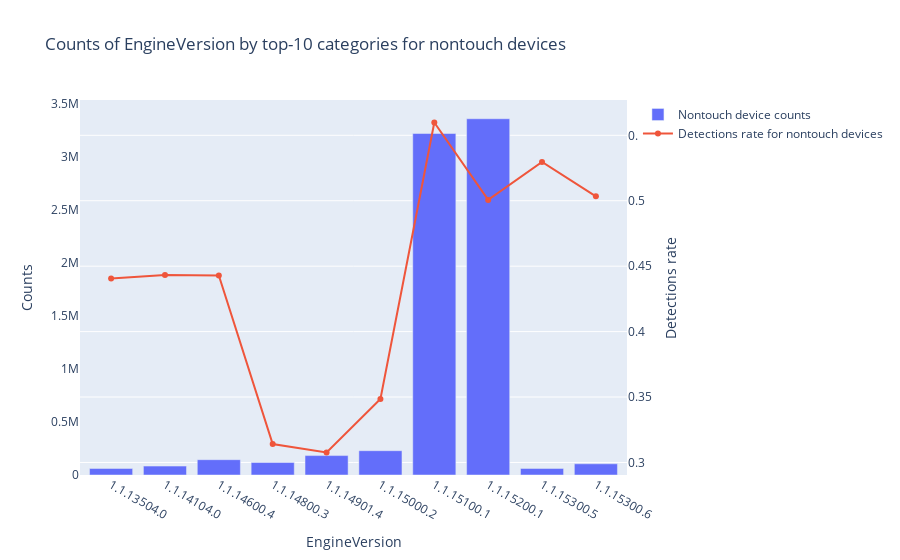
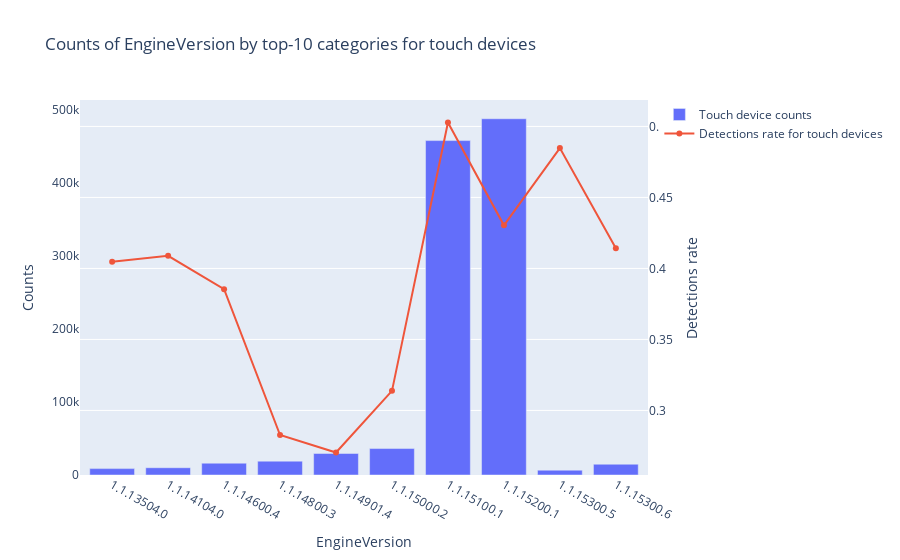

The notebook cell these images were saved under, in order:
### Markdown cell above
EngineVersion

### Code cell
plot_categorical_feature('EngineVersion', by_touch=True)

### Figure 1 — Plotly figure (JSON) as saved in the notebook; plotly's stock layout.template omitted (floating-point values rounded to 4 significant figures)
{"data": [{"name": "Nontouch device counts", "type": "bar", "x": ["1.1.13504.0", "1.1.14104.0", "1.1.14600.4", "1.1.14800.3", "1.1.14901.4", "1.1.15000.2", "1.1.15100.1", "1.1.15200.1", "1.1.15300.5", "1.1.15300.6"], "y": [61917, 83962, 144420, 117522, 182968, 229047, 3218411, 3357684, 62107, 105560]}, {"name": "Detections rate for nontouch devices", "type": "scatter", "x": ["1.1.13504.0", "1.1.14104.0", "1.1.14600.4", "1.1.14800.3", "1.1.14901.4", "1.1.15000.2", "1.1.15100.1", "1.1.15200.1", "1.1.15300.5", "1.1.15300.6"], "y": [0.4405, 0.4433, 0.443, 0.3141, 0.3076, 0.3485, 0.5598, 0.5006, 0.5297, 0.5034], "yaxis": "y2"}], "layout": {"barmode": "group", "legend": {"orientation": "v"}, "title": {"text": "Counts of EngineVersion by top-10 categories for nontouch devices"}, "xaxis": {"showgrid": false, "showline": false, "title": {"text": "EngineVersion"}, "type": "category", "zeroline": false}, "yaxis": {"showgrid": false, "showline": false, "title": {"text": "Counts"}, "zeroline": false}, "yaxis2": {"overlaying": "y", "side": "right", "title": {"text": "Detections rate"}}}}

### Figure 2 — Plotly figure (JSON) as saved in the notebook; plotly's stock layout.template omitted (floating-point values rounded to 4 significant figures)
{"data": [{"name": "Touch device counts", "type": "bar", "x": ["1.1.13504.0", "1.1.14104.0", "1.1.14600.4", "1.1.14800.3", "1.1.14901.4", "1.1.15000.2", "1.1.15100.1", "1.1.15200.1", "1.1.15300.5", "1.1.15300.6"], "y": [8728, 9964, 16165, 18954, 29440, 36171, 457504, 487383, 6609, 14735]}, {"name": "Detections rate for touch devices", "type": "scatter", "x": ["1.1.13504.0", "1.1.14104.0", "1.1.14600.4", "1.1.14800.3", "1.1.14901.4", "1.1.15000.2", "1.1.15100.1", "1.1.15200.1", "1.1.15300.5", "1.1.15300.6"], "y": [0.4047, 0.4089, 0.3854, 0.2827, 0.2704, 0.3138, 0.5028, 0.4304, 0.4848, 0.4142], "yaxis": "y2"}], "layout": {"barmode": "group", "legend": {"orientation": "v"}, "title": {"text": "Counts of EngineVersion by top-10 categories for touch devices"}, "xaxis": {"showgrid": false, "showline": false, "title": {"text": "EngineVersion"}, "type": "category", "zeroline": false}, "yaxis": {"showgrid": false, "showline": false, "title": {"text": "Counts"}, "zeroline": false}, "yaxis2": {"overlaying": "y", "side": "right", "title": {"text": "Detections rate"}}}}
